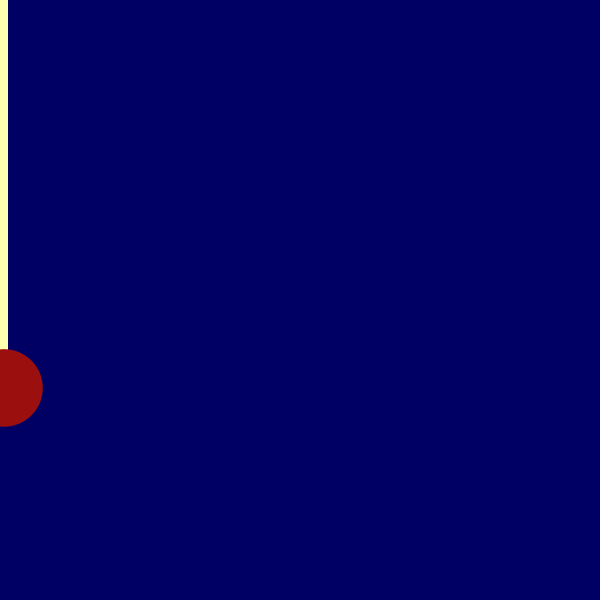
Frame 1 (no input)
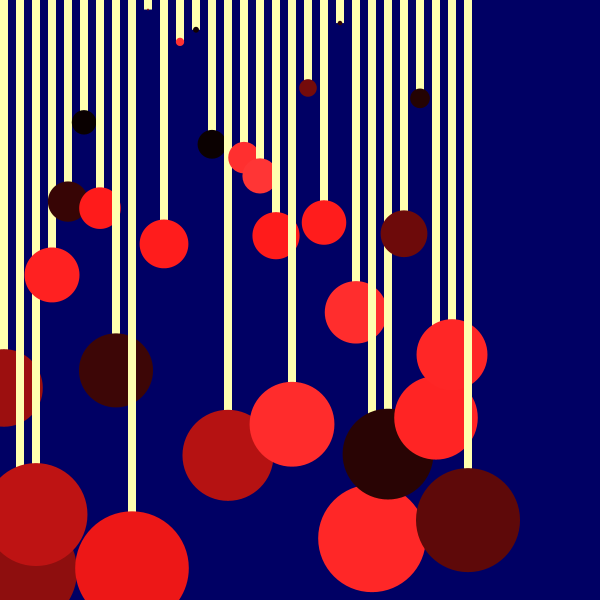
Frame 60 (the mouse pressed at the canvas centre just before this capture)
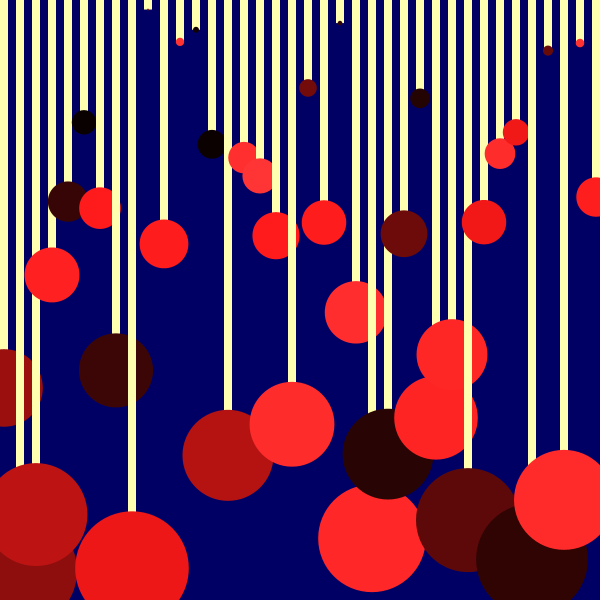
Frame 120 (the mouse held since frame 60 and released just before this capture)

The Processing sketch that drew these frames (run headless with seeded random() and noise(); from frame 60 on, the mouse is pressed at the canvas centre):

// Processing sketch: processing_36727
// ── processing_36727.pde


void setup() {
  size(600,600);
  background(0,0,100);
  
}

float count = 0; 
float num = 75;
float rndHeight;
float rndColor;



void draw() {
  
  if (count < num) {
    if(count % 2 == 0){
    fill(255,255,175);
     rndHeight = random(height);
    noStroke();
     
     rect(count * width/num, 0, width/num, rndHeight);
     


  rndColor = random(height^2);
  fill(rndColor,rndColor/10,rndColor/10);
  ellipse((count*width/num)+4, rndHeight, rndHeight/5,rndHeight/5);  
  }
    
  }
      
    else{
      fill(0);
    rect((count * width/num), 0, width/num, rndHeight);
  }
  count++; 
  
  
  
}
